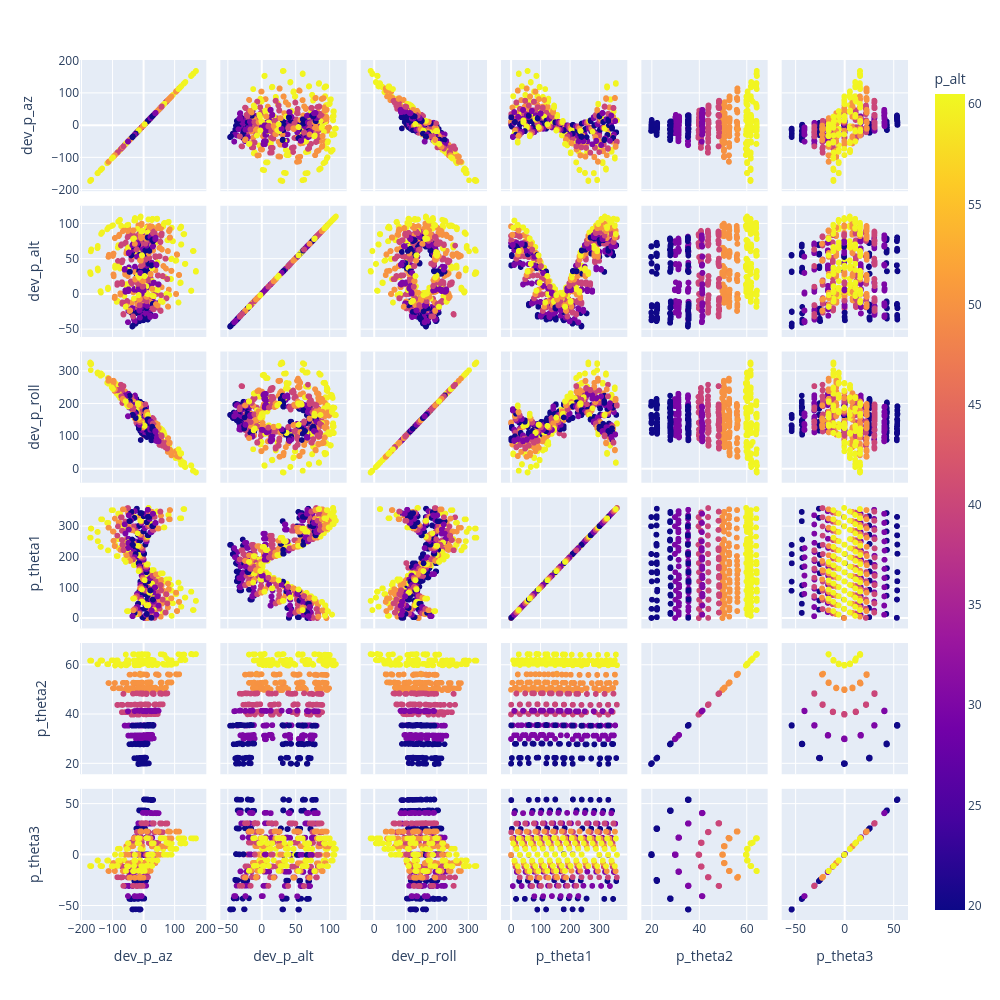

Here is the notebook cell this chart was saved with:
### Markdown cell above
# Sky Space Residuals - BEFORE

### Code cell
fig = px.scatter_matrix(d, dimensions=["dev_p_az", "dev_p_alt", "dev_p_roll", "p_theta1", "p_theta2", "p_theta3"], color="p_alt",
                        hover_data=[ "p_az", "p_alt", "p_roll", "filename",])
fig.update_layout(height=1000,width=1000 )
fig.show()

### Figure 1 — Plotly figure (JSON) as saved in the notebook; plotly's stock layout.template omitted (floating-point values rounded to 4 significant figures; data arrays with more than 128 entries replaced by an {"elided": "..."} marker saying what was removed)
{"data": [{"customdata": {"elided": "1742x4 mixed values"}, "dimensions": [{"axis": {"matches": true}, "label": "dev_p_az", "values": {"elided": "1742 float values"}}, {"axis": {"matches": true}, "label": "dev_p_alt", "values": {"elided": "1742 float values"}}, {"axis": {"matches": true}, "label": "dev_p_roll", "values": {"elided": "1742 float values"}}, {"axis": {"matches": true}, "label": "p_theta1", "values": {"elided": "1742 float values"}}, {"axis": {"matches": true}, "label": "p_theta2", "values": {"elided": "1742 float values"}}, {"axis": {"matches": true}, "label": "p_theta3", "values": {"elided": "1742 float values"}}], "hovertemplate": "%{xaxis.title.text}=%{x}<br>%{yaxis.title.text}=%{y}<br>p_az=%{customdata[0]}<br>p_alt=%{marker.color}<br>p_roll=%{customdata[2]}<br>filename=%{customdata[3]}<extra></extra>", "legendgroup": "", "marker": {"color": {"elided": "1742 float values"}, "coloraxis": "coloraxis", "symbol": "circle"}, "name": "", "showlegend": false, "type": "splom"}], "layout": {"coloraxis": {"colorbar": {"title": {"text": "p_alt"}}, "colorscale": [[0, "#0d0887"], [0.1111, "#46039f"], [0.2222, "#7201a8"], [0.3333, "#9c179e"], [0.4444, "#bd3786"], [0.5556, "#d8576b"], [0.6667, "#ed7953"], [0.7778, "#fb9f3a"], [0.8889, "#fdca26"], [1, "#f0f921"]]}, "dragmode": "select", "height": 1000, "legend": {"tracegroupgap": 0}, "margin": {"t": 60}, "width": 1000}}
